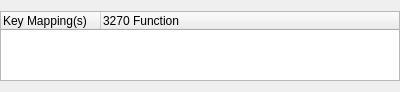
<?xml version="1.0" encoding="UTF-8"?>
<ui version="4.0">
 <class>KeyboardMapWidget</class>
 <widget class="QWidget" name="KeyboardMapWidget">
  <property name="geometry">
   <rect>
    <x>0</x>
    <y>0</y>
    <width>400</width>
    <height>88</height>
   </rect>
  </property>
  <property name="sizePolicy">
   <sizepolicy hsizetype="Expanding" vsizetype="Expanding">
    <horstretch>1</horstretch>
    <verstretch>1</verstretch>
   </sizepolicy>
  </property>
  <property name="windowTitle">
   <string>Form</string>
  </property>
  <layout class="QVBoxLayout" name="verticalLayout" stretch="0">
   <property name="leftMargin">
    <number>0</number>
   </property>
   <property name="rightMargin">
    <number>0</number>
   </property>
   <item>
    <widget class="QTableWidget" name="KeyboardMap">
     <property name="sizePolicy">
      <sizepolicy hsizetype="Expanding" vsizetype="Expanding">
       <horstretch>1</horstretch>
       <verstretch>0</verstretch>
      </sizepolicy>
     </property>
     <property name="sizeAdjustPolicy">
      <enum>QAbstractScrollArea::AdjustToContents</enum>
     </property>
     <property name="editTriggers">
      <set>QAbstractItemView::NoEditTriggers</set>
     </property>
     <property name="showDropIndicator" stdset="0">
      <bool>false</bool>
     </property>
     <property name="dragDropOverwriteMode">
      <bool>false</bool>
     </property>
     <property name="alternatingRowColors">
      <bool>true</bool>
     </property>
     <property name="selectionMode">
      <enum>QAbstractItemView::SingleSelection</enum>
     </property>
     <property name="selectionBehavior">
      <enum>QAbstractItemView::SelectRows</enum>
     </property>
     <property name="sortingEnabled">
      <bool>true</bool>
     </property>
     <attribute name="horizontalHeaderHighlightSections">
      <bool>false</bool>
     </attribute>
     <attribute name="horizontalHeaderStretchLastSection">
      <bool>true</bool>
     </attribute>
     <attribute name="verticalHeaderVisible">
      <bool>false</bool>
     </attribute>
     <column>
      <property name="text">
       <string>Key Mapping(s)</string>
      </property>
      <property name="textAlignment">
       <set>AlignLeading|AlignVCenter</set>
      </property>
     </column>
     <column>
      <property name="text">
       <string>3270 Function</string>
      </property>
      <property name="textAlignment">
       <set>AlignLeading|AlignVCenter</set>
      </property>
     </column>
    </widget>
   </item>
  </layout>
 </widget>
 <resources/>
 <connections/>
</ui>
